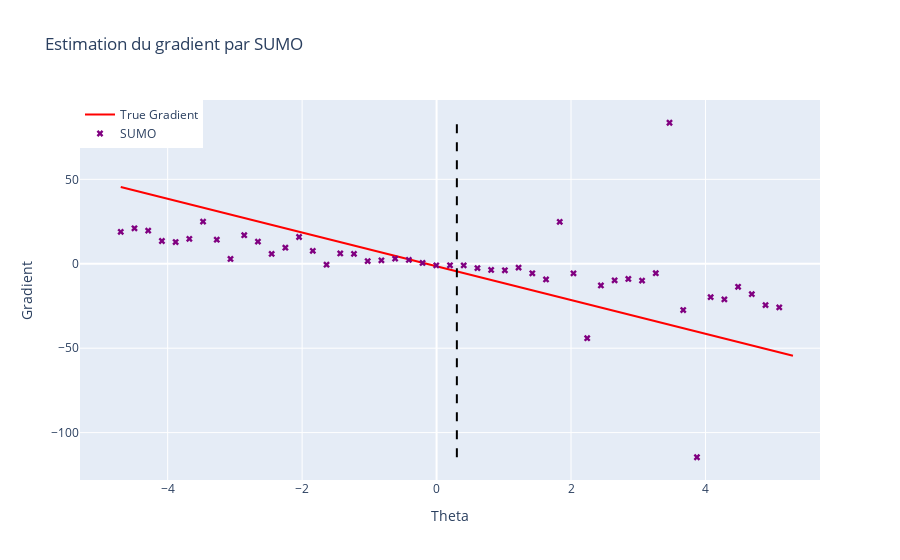

Here is the notebook cell this chart was saved with:
### Code cell
Code.plot_gradient(0.6, x, noised_A, noised_b, theta_true, 20, 'SUMO')
